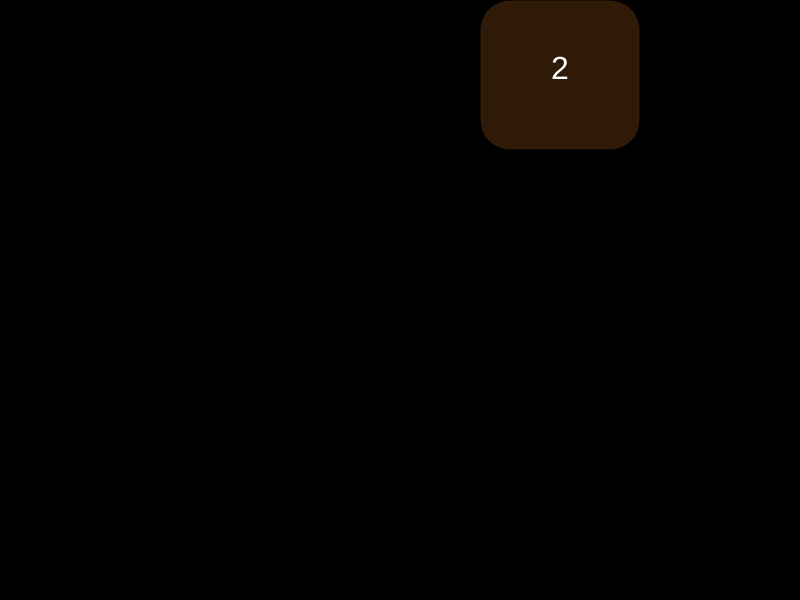
Frame 1 (no input)
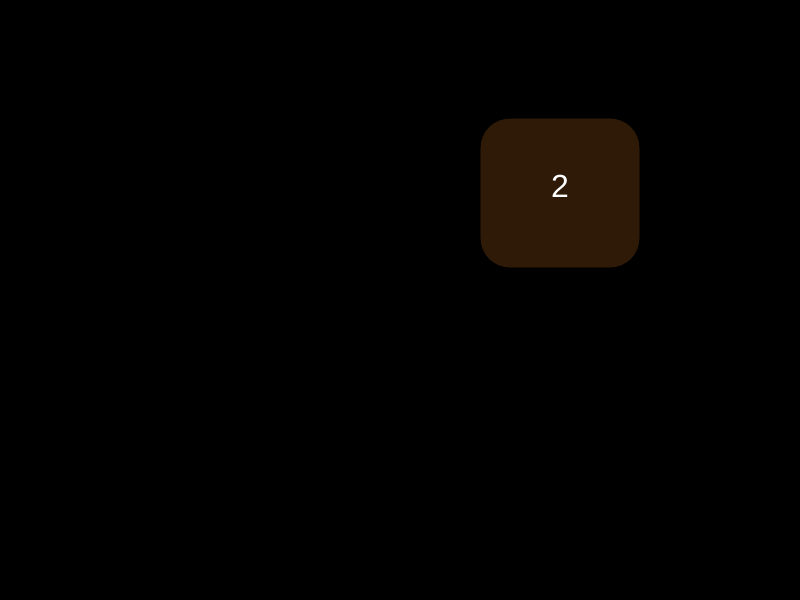
Frame 60 (no input)
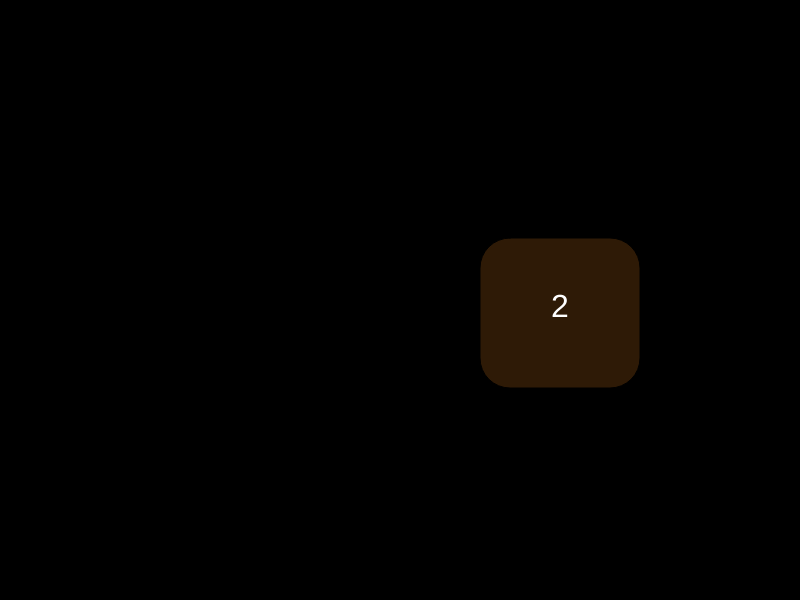
Frame 120 (the mouse pressed at the canvas centre since frame 60)

The p5.js sketch that drew these frames (run headless with seeded random() and noise() and a simulated clock; from frame 60 on, the mouse is pressed at the canvas centre):

// p5.js sketch
// ── sketch.js
B_NUM_H = 4;
B_NUM_W = 5;
B_NUM = B_NUM_H * B_NUM_W
CANVAS_HEIGHT = 600
CANVAS_WIDTH = 800
BLOCKS_HEIGHT = CANVAS_HEIGHT / B_NUM_H ;
BLOCKS_WIDTH =  CANVAS_WIDTH / B_NUM_W;

function setup() {
  createCanvas(CANVAS_WIDTH, CANVAS_HEIGHT);
  blocks = new Blocks();
  blocks.addNew();
}

function draw() {
  background(0);
  blocks.show();
  blocks.update();
  if (blocks.blocks.length >= (B_NUM - B_NUM_W) ) {
    endloop();
  }
}

function keyPressed() {
  if (keyCode === LEFT_ARROW) {
    blocks.moveLeft();
  } else if (keyCode === RIGHT_ARROW) {
    blocks.moveRight();
  }
}
// ── block.js
values = [2, 4];

class Blocks {
  
  constructor() {
    this.blocks = [];
  }

  show() {
    this.blocks.forEach(e => e.show());
  }

  update() {
    let otherObject = null;
    for (let idx = 0; idx < this.blocks.length; idx++) {
      if (this.blocks[idx].isActive()) {
        otherObject = this.landedOn(this.blocks[idx]);
        if (otherObject != null) {
          if (otherObject.val != this.blocks[idx].val) {
            this.blocks[idx].stopp();
          } else {
            console.log(otherObject);
            console.log("oben y: " + str(this.blocks[idx].y) + " unten " + str(otherObject.y) );
            otherObject.val *= 2;
            this.blocks.splice(idx, 1);
          }
        }
      }
    }

    for (let b of this.blocks) {
      b.update();
    }

    let needMore = true;
    for (let idx = 0; idx < this.blocks.length; idx++) {
      if (this.blocks[idx].active) {
        needMore = false;
      }
    }

    if (needMore) {
      this.addNew();
    }
  }

  addNew() {
    let newRow = floor(random(B_NUM_W));
    this.blocks.push(new Block(newRow, 0, random(values), true));
  }

  landedOn(obj) {
    let retObj = null;
    for (let idx = 0; idx < this.blocks.length; idx++) {

      if ((this.blocks[idx].isActive() != true) &&
         ((obj.x + BLOCKS_WIDTH/2) > this.blocks[idx].x ) && 
         ((obj.x + BLOCKS_WIDTH/2) < (this.blocks[idx].x + BLOCKS_WIDTH)) && 
         ((obj.y + BLOCKS_HEIGHT) >= this.blocks[idx].y)){
            retObj = this.blocks[idx];
          }
      
    }
    return retObj;
  }
}

class Block {
  constructor(x, y, val = null, active = true) {
    this.x = x * BLOCKS_WIDTH;
    this.y = y * BLOCKS_HEIGHT;
    this.val = val;
    this.active = active;
  }

  show() {
    
    fill(232, 131, 31, map(this.val, 2, 248, 50, 255));
    rect(this.x, this.y, BLOCKS_WIDTH, BLOCKS_HEIGHT, BLOCKS_HEIGHT/5);
    textAlign(CENTER);
    fill(255);
    textSize(32);
    text(str(this.val), this.x + BLOCKS_WIDTH / 2, this.y + BLOCKS_HEIGHT / 2 + 4);
    console.log("show() " + this);
    
  }

  update() {
    if ((this.active == true)&&(this.y + BLOCKS_HEIGHT) < height) {
      this.y = this.y + 2;
    } else {
      this.active = false;
    }
  }

  isActive() {
    return (this.active);
  }

  setActive(val) {
    this.active = true;
    this.val = val;
    this.justMoved = true;
  }

  stopp() {
    this.active = false;
  }

  justMvd() {
    return this.justMoved;
  }

  moveDone() {
    this.justMoved = false;
  }

}
